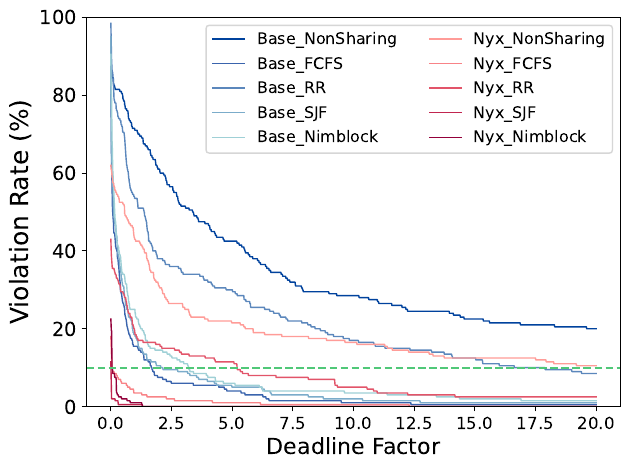

Python code for this plot:
#!/usr/bin/env python

import warnings
warnings.filterwarnings('ignore')


import pandas as pd
from scipy.stats.mstats import hmean
pd.options.mode.chained_assignment = None  # default='warn'
from pandas.api.types import CategoricalDtype
import math
import matplotlib as mpl
#mpl.use('pdf')
import matplotlib.pyplot as plt
import matplotlib.font_manager
import numpy as np
from collections import OrderedDict
import matplotlib
import seaborn as sns
from matplotlib.cbook import boxplot_stats

from IPython.display import display, HTML

import subprocess


from matplotlib.cbook import boxplot_stats
from matplotlib.ticker import MaxNLocator


from matplotlib.lines import Line2D
import matplotlib.patches as mpatches

#Red
red1= sns.color_palette("Reds_d",1)
red2= sns.color_palette("Reds_d",2)
red3= sns.color_palette("Reds_d",3)
red4= sns.color_palette("Reds_d",4)
red5= sns.color_palette("Reds_d",5)
red6= sns.color_palette("Reds_d",6)
red7= sns.color_palette("Reds_d",7)
red8= sns.color_palette("Reds_d",8)

#YellowGreen
yg1= sns.color_palette("YlGn_d",1)
yg2= sns.color_palette("YlGn_d",2)
yg3= sns.color_palette("YlGn_d",3)
yg4= sns.color_palette("YlGn_d",4)
yg5= sns.color_palette("YlGn_d",5)
yg7= sns.color_palette("YlGn_d",7)

#GreenBlue
gb1= sns.color_palette("GnBu_d",1)
gb2= sns.color_palette("GnBu_d",2)
gb3= sns.color_palette("GnBu_d",3)
gb4= sns.color_palette("GnBu_d",4)
gb5= sns.color_palette("GnBu_d",5)
gb6= sns.color_palette("GnBu_d",6)
gb7= sns.color_palette("GnBu_d",7)
gb8= sns.color_palette("GnBu_d",8)

cp2 = list(map(lambda x: sns.desaturate(x,0.9),[red7[2],gb7[4]]))
cp2v1 = list(map(lambda x: sns.desaturate(x,0.9),[red7[2],yg7[0]]))
cp3 = list(map(lambda x: sns.desaturate(x,0.9),[yg7[0],gb7[4],red7[2]]))
#cp4 = list(map(lambda x: sns.desaturate(x,0.9),red1+gb2+yg1))
cp2_2 = list(map(lambda x: sns.desaturate(x,0.9),[red7[0],red7[3],gb7[4],gb7[6]]))
cp_total_spectrum = list(map(lambda x: sns.desaturate(x,0.9),gb7 + yg7 + red7))

#color_mine = colors(0)
#color_cublasxt = colors(2)
#color_ideal = colors(3)
#color_werk = colors1(2)

from pylab import cm
colors = cm.get_cmap('PuRd',  5)
colors_dark = cm.get_cmap('Dark2',  5)

viridis = cm.get_cmap('viridis',  4)
magma = cm.get_cmap('magma',  8)
# cp6 = list(map(lambda x: sns.desaturate(x,0.9),[colors(2), red7[2], magma(6),  viridis(3), yg7[0], gb7[4]]))
cp6 = list(map(lambda x: sns.desaturate(x,0.9),[colors(2), gb7[4], red7[2], magma(6),  viridis(3), yg7[0]]))

# Tesla-V100  colors(2)
# Tesla-A100  gb7[4] 
# AMD-EPYC-64    red7[2] 
# AMD-EPYC-24   magma(6)
# ARM-NEON    viridis(3)
# POWER9      colors_dark(1)
# Alveo-U280  yg7[0]
cp7 = list(map(lambda x: sns.desaturate(x,0.9),[colors(2), gb7[4], red7[2], magma(6), colors_dark(1), viridis(3), yg7[0]]))
cp5 = list(map(lambda x: sns.desaturate(x,0.9),[colors_dark(0), colors_dark(1), colors_dark(2), colors_dark(3), colors_dark(4)]))
#cp_all = list(map(lambda x: sns.desaturate(x,1),[colors(4), colors(2), gb7[4], red7[4], magma(6), viridis(3), gb7[1], colors_dark(8), yg7[2]]))

cp_all = list(map(lambda x: sns.desaturate(x,1),[magma(6), colors(4), gb7[4], red7[2], magma(6), viridis(3), gb7[1], colors_dark(1), yg7[0]]))

sns.set_palette(cp_all)
sns.color_palette()

excel_deadline = pd.read_csv('results.csv')
base_df = pd.read_csv('baseline_deadline.csv')

tags = excel_deadline.loc[:, 'App_Batch']

baseline_nonsharing = excel_deadline.loc[:,'baseline_nonsharing']
nyx_nonsharing = excel_deadline.loc[:,'nyx_nonsharing']

baseline_fcfs = excel_deadline.loc[:,'baseline_fcfs']
nyx_fcfs = excel_deadline.loc[:,'nyx_fcfs']

baseline_rr = excel_deadline.loc[:,'baseline_rr']
nyx_rr = excel_deadline.loc[:,'nyx_rr']

baseline_sjf = excel_deadline.loc[:,'baseline_sjf']
nyx_sjf = excel_deadline.loc[:,'nyx_sjf']

baseline_nimblock = excel_deadline.loc[:,'baseline_nimblock']
nyx_nimblock = excel_deadline.loc[:,'nyx_nimblock']

base_dict = base_df.set_index('App_Batch')['Mean'].to_dict()

base_non_deadline = np.zeros(2001)
nyx_non_deadline = np.zeros(2001)

base_fcfs_deadline = np.zeros(2001)
nyx_fcfs_deadline = np.zeros(2001)

base_rr_deadline = np.zeros(2001)
nyx_rr_deadline = np.zeros(2001)

base_sjf_deadline = np.zeros(2001)
nyx_sjf_deadline = np.zeros(2001)

base_nimblock_deadline = np.zeros(2001)
nyx_nimblock_deadline = np.zeros(2001)

j=0

for i in np.arange(0.0, 20.001, 0.01, dtype=np.float32):
    for index,row in excel_deadline.iterrows():
        value = base_dict.get(tags.iloc[index])
        deadline = value + i*value
        if deadline<baseline_nonsharing.iloc[index]:
            base_non_deadline[j]+=1

        if deadline<nyx_nonsharing.iloc[index]:
            nyx_non_deadline[j]+=1
        
        if deadline<baseline_fcfs.iloc[index]:
            base_fcfs_deadline[j]+=1

        if deadline<nyx_fcfs.iloc[index]:
            nyx_fcfs_deadline[j]+=1

        if deadline<baseline_rr.iloc[index]:
            base_rr_deadline[j]+=1
        
        if deadline<nyx_rr.iloc[index]:
            nyx_rr_deadline[j]+=1

        if deadline<baseline_sjf.iloc[index]:
            base_sjf_deadline[j]+=1
        
        if deadline<nyx_sjf.iloc[index]:
            nyx_sjf_deadline[j]+=1 

        if deadline<baseline_nimblock.iloc[index]:
            base_nimblock_deadline[j]+=1
        
        if deadline<nyx_nimblock.iloc[index]:
            nyx_nimblock_deadline[j]+=1 
    j+=1      


x= np.arange(0.0, 20.001, 0.01, dtype=np.float32)

fig, axs = plt.subplots(layout='constrained')

new_base_non = [(base/200)*100 for base in base_non_deadline]
new_nyx_non = [(nyx/200)*100 for nyx in nyx_non_deadline]

new_base_fcfs = [(base/200)*100 for base in base_fcfs_deadline]
new_nyx_fcfs = [(nyx/200)*100 for nyx in nyx_fcfs_deadline]

new_base_rr = [(base/200)*100 for base in base_rr_deadline]
new_nyx_rr = [(nyx/200)*100 for nyx in nyx_rr_deadline]

new_base_sjf = [(base/200)*100 for base in base_sjf_deadline]
new_nyx_sjf = [(nyx/200)*100 for nyx in nyx_sjf_deadline]

new_base_nimblock = [(base/200)*100 for base in base_nimblock_deadline]
new_nyx_nimblock = [(nyx/200)*100 for nyx in nyx_nimblock_deadline]

axs.plot(x, new_base_non,linestyle='-', linewidth=1, color='#00429d', label='Base_NonSharing')
axs.plot(x, new_base_fcfs,linestyle='-', linewidth=1, color='#3a64ad', label='Base_FCFS')
axs.plot(x, new_base_rr,linestyle='-', linewidth=1, color='#5b87bc', label='Base_RR')
axs.plot(x, new_base_sjf,linestyle='-', linewidth=1, color='#7bacca', label='Base_SJF')
axs.plot(x, new_base_nimblock,linestyle='-', linewidth=1, color='#9fd0d6', label='Base_Nimblock')

axs.plot(x, new_nyx_non, linestyle='-', linewidth=1, color='#ff9c98', label='Nyx_NonSharing')
axs.plot(x, new_nyx_fcfs, linestyle='-', linewidth=1, color='#f88387', label='Nyx_FCFS')
axs.plot(x, new_nyx_rr, linestyle='-', linewidth=1, color='#e25469', label='Nyx_RR')
axs.plot(x, new_nyx_sjf, linestyle='-', linewidth=1, color='#c1254f', label='Nyx_SJF')
axs.plot(x, new_nyx_nimblock, linestyle='-', linewidth=1, color='#93003a', label='Nyx_Nimblock')

axs.axhline(y=10, color = '#50C878', linestyle = '--')


width = 3.487
height = width/1.618
plt.rc('figure', figsize=(width,height))

#axs.set_title('Deadline Violation Rate', fontsize=14)
axs.set_ylim(ymin=0, ymax=100)
axs.set_ylabel('Violation Rate (%)', fontsize=18)
axs.set_xlabel('Deadline Factor', fontsize=16)
#axs.set_xticks(x, rotation=0, fontsize=16)
axs.legend(loc='upper right', ncols=2, fontsize=11.5)
#axs.set_yticks(np.arange(0, 100.1, 1), fontsize=14)

plt.yticks(fontsize=14)
plt.xticks(fontsize=12)

fig.tight_layout()
#fig.legend([l1, l2], labels=labels, fontsize="10",
 #          loc="lower center",  bbox_to_anchor=(0.5, -0.1))




plt.savefig("deadline.pdf", format="pdf", dpi=1000, bbox_inches="tight")
plt.show()
